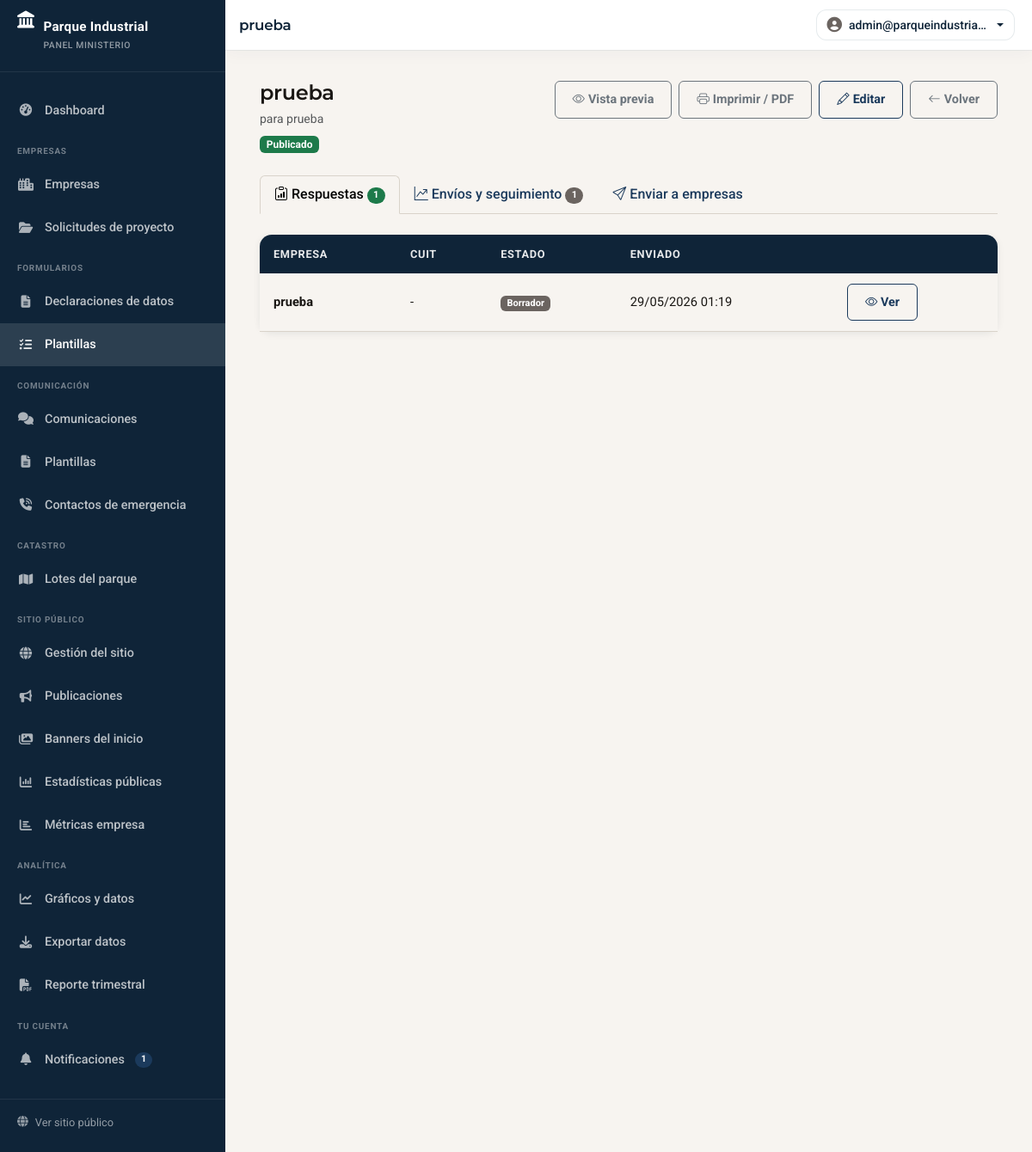
The page /ministerio/formulario-gestion.php?id=1&tab=respuestas (signed in) on the database its author committed.
### tables this page shows
CREATE TABLE `formularios_dinamicos` (
  `id` int(11) NOT NULL AUTO_INCREMENT,
  `titulo` varchar(255) NOT NULL,
  `descripcion` text DEFAULT NULL,
  `estado` enum('borrador','publicado','archivado') NOT NULL DEFAULT 'borrador',
  `creado_por` int(11) DEFAULT NULL,
  `created_at` timestamp NOT NULL DEFAULT current_timestamp(),
  `updated_at` timestamp NOT NULL DEFAULT current_timestamp() ON UPDATE current_timestamp(),
  `survey_json` longtext DEFAULT NULL COMMENT 'Definicion completa del formulario en formato SurveyJS JSON',
  PRIMARY KEY (`id`),
  KEY `idx_fd_estado` (`estado`),
  KEY `idx_fd_creado_por` (`creado_por`)
);

CREATE TABLE `formulario_respuestas` (
  `id` int(11) NOT NULL AUTO_INCREMENT,
  `formulario_id` int(11) NOT NULL,
  `empresa_id` int(11) NOT NULL,
  `usuario_id` int(11) DEFAULT NULL,
  `estado` enum('borrador','enviado') NOT NULL DEFAULT 'borrador',
  `respuestas` longtext NOT NULL,
  `ip` varchar(45) DEFAULT NULL,
  `enviado_at` datetime DEFAULT NULL,
  `created_at` timestamp NOT NULL DEFAULT current_timestamp(),
  `updated_at` timestamp NOT NULL DEFAULT current_timestamp() ON UPDATE current_timestamp(),
  PRIMARY KEY (`id`),
  KEY `idx_fr_formulario_empresa` (`formulario_id`,`empresa_id`),
  KEY `idx_fr_estado` (`estado`)
);

CREATE TABLE `empresas` (
  `id` int(11) NOT NULL AUTO_INCREMENT,
  `usuario_id` int(11) DEFAULT NULL,
  `nombre` varchar(255) NOT NULL,
  `razon_social` varchar(255) DEFAULT NULL,
  `cuit` varchar(20) DEFAULT NULL,
  `rubro` varchar(100) DEFAULT NULL,
  `descripcion` text DEFAULT NULL,
  `ubicacion` varchar(100) DEFAULT NULL COMMENT 'PI El Pantanillo, Capital, etc',
  `direccion` varchar(255) DEFAULT NULL,
  `latitud` decimal(10,8) DEFAULT NULL,
  `longitud` decimal(11,8) DEFAULT NULL,
  `telefono` varchar(50) DEFAULT NULL,
  `email_contacto` varchar(255) DEFAULT NULL,
  `contacto_nombre` varchar(255) DEFAULT NULL,
  `sitio_web` varchar(255) DEFAULT NULL,
  `facebook` varchar(255) DEFAULT NULL,
  `instagram` varchar(255) DEFAULT NULL,
  `linkedin` varchar(255) DEFAULT NULL,
  `logo` varchar(255) DEFAULT NULL,
  `imagen_portada` varchar(255) DEFAULT NULL,
  `estado` enum('pendiente','activa','suspendida','inactiva') DEFAULT 'pendiente',
  `perfil_completo` tinyint(1) DEFAULT 0,
  `verificada` tinyint(1) DEFAULT 0,
  `visitas` int(11) DEFAULT 0,
  `lote_declarado` varchar(50) DEFAULT NULL COMMENT 'Numero de lote declarado por la empresa',
  `lote_solicitud_estado` enum('sin_solicitud','pendiente','asignado') NOT NULL DEFAULT 'sin_solicitud',
  `created_at` timestamp NOT NULL DEFAULT current_timestamp(),
  `updated_at` timestamp NOT NULL DEFAULT current_timestamp() ON UPDATE current_timestamp(),
  PRIMARY KEY (`id`),
  KEY `usuario_id` (`usuario_id`),
  KEY `idx_rubro` (`rubro`),
  KEY `idx_ubicacion` (`ubicacion`),
  KEY `idx_estado` (`estado`),
  KEY `idx_visitas` (`visitas`),
  FULLTEXT KEY `idx_busqueda` (`nombre`,`razon_social`,`descripcion`,`rubro`),
  CONSTRAINT `empresas_ibfk_1` FOREIGN KEY (`usuario_id`) REFERENCES `usuarios` (`id`) ON DELETE SET NULL
);

### includes/funciones/web.php (called while the page is built, shortened)
<?php
function e($string) {
    return htmlspecialchars($string ?? '', ENT_QUOTES, 'UTF-8');
}

### includes/funciones/formato.php (called while the page is built, shortened)
<?php
function format_datetime($date, $format = 'd/m/Y H:i') {
    $dt = new DateTime($date);
    return $dt->format($format);
}

### includes/partials/formulario_gestion_respuestas.php (the view, shortened to what this page needs)
<div class="table-container mb-4">
    <table class="table table-hover mb-0">
        <thead>
            <tr>
                <th>Empresa</th>
                <th>CUIT</th>
                <th>Estado</th>
                <th>Enviado</th>
                <th></th>
            </tr>
        </thead>
        <tbody>
            <?php foreach ($respuestas as $r): ?>
            <tr>
                <td><strong><?= e($r['empresa_nombre']) ?></strong></td>
                <td><?= e($r['cuit'] ?? '-') ?></td>
                <td>
                    <?php $bc = ['borrador' => 'bg-secondary', 'enviado' => 'bg-success']; ?>
                    <span class="badge <?= $bc[$r['estado']] ?? 'bg-secondary' ?>"><?= ucfirst($r['estado']) ?></span>
                </td>
                <td><?= $r['enviado_at'] ? format_datetime($r['enviado_at']) : '-' ?></td>
                <td>
                    <button class="btn btn-sm btn-outline-primary" data-bs-toggle="modal" data-bs-target="#detalle<?= $r['id'] ?>">
                        <i class="bi bi-eye"></i> Ver
                    </button>
                </td>
            </tr>
            <?php endforeach; ?>
        </tbody>
    </table>
</div>

### public/ministerio/formulario-gestion.php (shortened to what this page needs)
<?php
$db = getDB();
$form_id = (int)($_GET['id'] ?? 0);
$tab_activo = $_GET['tab'] ?? 'respuestas';
$stmt = $db->prepare('SELECT * FROM formularios_dinamicos WHERE id = ?');
$stmt->execute([$form_id]);
$formulario = $stmt->fetch();
$stmt = $db->prepare("
    SELECT r.*, e.nombre AS empresa_nombre, e.cuit
    FROM formulario_respuestas r
    INNER JOIN empresas e ON r.empresa_id = e.id
    WHERE r.formulario_id = ?
    ORDER BY r.created_at DESC
");
$stmt->execute([$form_id]);
$respuestas = $stmt->fetchAll();
try {
    $stmt = $db->prepare("
        SELECT fe.*, f.titulo
        FROM formulario_envios fe
        INNER JOIN formularios_dinamicos f ON f.id = fe.formulario_id
        WHERE fe.formulario_id = ?
        ORDER BY fe.created_at DESC
    ");
    $stmt->execute([$form_id]);
    $lista_envios = $stmt->fetchAll();
} catch (Throwable $e) {
    $lista_envios = [];
}
$total_resp  = count($respuestas);
$total_envios = count($lista_envios);
require_once BASEPATH . '/includes/ministerio_layout_header.php';
?>
<div class="d-flex justify-content-between align-items-start flex-wrap gap-2 mb-4">
    <div>
        <h2 class="h4 mb-1 fw-semibold"><?= e($formulario['titulo']) ?></h2>
        <?php if (!empty($formulario['descripcion'])): ?>
            <p class="text-muted mb-1 small"><?= e($formulario['descripcion']) ?></p>
        <?php endif; ?>
        <?php
        $badge_estados = ['borrador' => 'bg-secondary', 'publicado' => 'bg-success', 'archivado' => 'bg-dark'];
        ?>
        <span class="badge <?= $badge_estados[$formulario['estado']] ?? 'bg-secondary' ?>"><?= ucfirst($formulario['estado']) ?></span>
    </div>
    <div class="d-flex gap-2 flex-wrap">
        <a href="formulario-preview.php?id=<?= $form_id ?>" target="_blank" class="btn btn-outline-secondary btn-sm">
            <i class="bi bi-eye me-1"></i>Vista previa
        </a>
        <a href="formulario-imprimir.php?id=<?= $form_id ?>" target="_blank" class="btn btn-outline-secondary btn-sm">
            <i class="bi bi-printer me-1"></i>Imprimir / PDF
        </a>
        <a href="formulario-editar.php?id=<?= $form_id ?>" class="btn btn-outline-primary btn-sm">
            <i class="bi bi-pencil me-1"></i>Editar
        </a>
        <a href="formularios-dinamicos.php" class="btn btn-outline-secondary btn-sm">
            <i class="bi bi-arrow-left me-1"></i>Volver
        </a>
    </div>
</div>
<ul class="nav nav-tabs mb-4" role="tablist">
    <li class="nav-item">
        <a class="nav-link<?= $tab_activo === 'respuestas' ? ' active' : '' ?>"
           href="formulario-gestion.php?id=<?= $form_id ?>&tab=respuestas">
            <i class="bi bi-clipboard-data me-1"></i>Respuestas
            <?php if ($total_resp > 0): ?>
                <span class="badge bg-success rounded-pill tab-badge"><?= $total_resp ?></span>
            <?php endif; ?>
        </a>
    </li>
    <li class="nav-item">
        <a class="nav-link<?= $tab_activo === 'envios' ? ' active' : '' ?>"
           href="formulario-gestion.php?id=<?= $form_id ?>&tab=envios">
            <i class="bi bi-graph-up-arrow me-1"></i>Envíos y seguimiento
            <?php if ($total_envios > 0): ?>
                <span class="badge bg-secondary rounded-pill tab-badge"><?= $total_envios ?></span>
            <?php endif; ?>
        </a>
    </li>
    <li class="nav-item">
        <a class="nav-link<?= $tab_activo === 'enviar' ? ' active' : '' ?>"
           href="formulario-gestion.php?id=<?= $form_id ?>&tab=enviar">
            <i class="bi bi-send me-1"></i>Enviar a empresas
        </a>
    </li>
</ul>
<?php if ($tab_activo === 'respuestas'): ?>
<?php require BASEPATH . '/includes/partials/formulario_gestion_respuestas.php'; ?>
<?php elseif ($tab_activo === 'envios'): ?>
<?php require BASEPATH . '/includes/partials/formulario_gestion_envios.php'; ?>
<?php elseif ($tab_activo === 'enviar'): ?>
<?php require BASEPATH . '/includes/partials/formulario_gestion_enviar.php'; ?>
<?php endif; ?>
<?php
require_once BASEPATH . '/includes/ministerio_layout_footer.php';
?>

### public/css/styles.css (style rules this page uses)
:root { --primary: #1b3a5c; --primary-dark: #0f2438; --primary-mid: #1e4a73; --primary-light: #2c6496; --amber: #c4601a; --amber-light: #e8813a; --amber-bg: #fdf0e4; --secondary: #1d7a4a; --secondary-bg: #e4f3eb; --success: #1d7a4a; --success-bg: #e4f3eb; --warning: #b86010; --warning-bg: #fdf0e4; --danger: #c0392b; --danger-bg: #fdecea; --info: #1e6091; --info-bg: #e3eef8; --stone: #f7f4f0; --stone-mid: #ede9e3; --stone-deep: #d9d3ca; --ink: #1a1714; --muted: #6b6460; --white: #ffffff; --gray-100: #f7f4f0; --gray-200: #ede9e3; --gray-300: #d9d3ca; --gray-600: #6b6460; --gray-800: #2e2a27; --gray-900: #1a1714; --shadow: 0 2px 8px rgba(15, 36, 56, 0.08); --shadow-lg: 0 6px 24px rgba(15, 36, 56, 0.12); --shadow-amber: 0 4px 16px rgba(196, 96, 26, 0.22); --radius: 6px; --radius-md: 10px; --radius-lg: 14px; --radius-pill: 999px; }
:root { --bs-primary: #1b3a5c; --bs-primary-rgb: 27, 58, 92; --bs-secondary: #6b6460; --bs-secondary-rgb: 107, 100, 96; --bs-success: #1d7a4a; --bs-success-rgb: 29, 122, 74; --bs-warning: #b86010; --bs-warning-rgb: 184, 96, 16; --bs-danger: #c0392b; --bs-danger-rgb: 192, 57, 43; --bs-info: #1e6091; --bs-info-rgb: 30, 96, 145; --bs-body-bg: #f7f4f0; --bs-body-color: #1a1714; --bs-border-color: #d9d3ca; --bs-link-color: #1b3a5c; --bs-link-hover-color: #1e4a73; --bs-success-bg-subtle: #e4f3eb; --bs-warning-bg-subtle: #fdf0e4; --bs-danger-bg-subtle: #fdecea; --bs-info-bg-subtle: #e3eef8; }
* { box-sizing: border-box; }
html { scroll-behavior: smooth; }
body { font-family: 'Inter', 'Roboto', system-ui, sans-serif; font-size: 16px; line-height: 1.65; color: var(--ink); background: var(--stone); margin: 0; }
h1, h2, h3, h4, h5, h6 { font-family: 'Montserrat', system-ui, sans-serif; font-weight: 700; color: var(--ink); letter-spacing: -0.015em; }
a { color: var(--primary); text-decoration: none; transition: color 0.2s; }
.table-container { background: #fff; border-radius: var(--radius-lg); box-shadow: var(--shadow); overflow: visible; }
.table-container > .table thead tr:first-child th:first-child { border-top-left-radius: var(--radius-lg); }
.table-container > .table thead tr:first-child th:last-child { border-top-right-radius: var(--radius-lg); }
.table { margin: 0; }
.table thead th { background: var(--primary-dark); color: rgba(255,255,255,0.9); font-weight: 600; font-size: 0.8rem; letter-spacing: 0.05em; text-transform: uppercase; border: none; padding: 12px 16px; }
.table tbody td { padding: 12px 16px; vertical-align: middle; color: var(--ink); font-size: 0.92rem; }
.btn { border-radius: var(--radius); padding: 10px 20px; font-weight: 600; font-size: 0.9rem; transition: background 0.2s, transform 0.15s, box-shadow 0.2s; }
.btn-outline-primary { color: var(--primary); border-color: var(--primary); background: transparent; }

### public/css/empresa-app.css (style rules this page uses)
:root { --ea-primary: #1b3a5c; --ea-primary-dark: #0f2438; --ea-primary-mid: #1e4a73; --ea-amber: #c4601a; --ea-surface: #f7f4f0; --ea-card-shadow: 0 4px 24px rgba(15, 36, 56, 0.07); --ea-card-shadow-hover: 0 8px 32px rgba(15, 36, 56, 0.12); --ea-sidebar-w: 232px; --ea-topbar-h: 58px; }
body.empresa-app-body, body.ministerio-app-body { margin: 0; min-height: 100vh; background: #f7f4f0; font-family: 'Roboto', system-ui, sans-serif; }
body.ministerio-app-body { --ea-sidebar-w: 262px; }

### public/ministerio/formulario-gestion.php (style rules this page uses)
.nav-tabs .nav-link { font-weight: 500; }
.tab-badge { font-size: .7rem; vertical-align: middle; }

### rows shown on the page
formularios_dinamicos: titulo "prueba", descripcion "para prueba", estado "Publicado"
formulario_respuestas: empresa.nombre "prueba", empresa.cuit "-", estado "Borrador", enviado_at "29/05/2026 01:19"

### other values the page prints
$badge_notif "1"
$page_title "prueba"
$topbar_name "admin@parqueindustria…"
$total_resp "1"
$total_envios "1"
